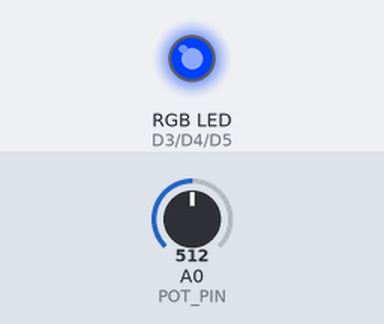
Bench run of a sketch on a simulated ESP8266 (NodeMCU). On the bench: an RGB LED mixed from three pins (HIGH = lit). The test bench sets the inputs (shaded band); at power-on: A0 (POT_PIN) = 512.

Above: at 1.2 s.
1.3 s: A0 (POT_PIN) set to 716
At 2.5 s:
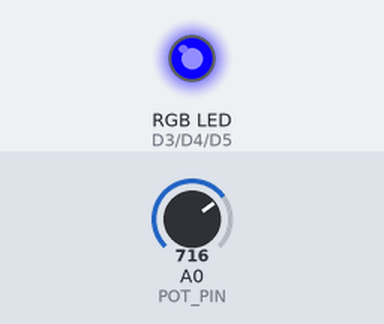
2.8 s: A0 (POT_PIN) set to 900
At 3.7 s:
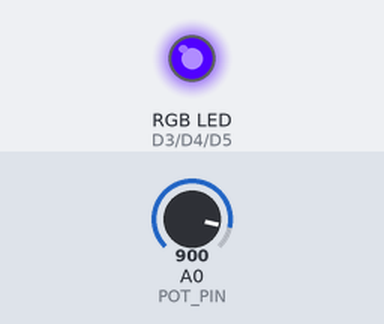
4.3 s: A0 (POT_PIN) set to 306
At 5.0 s:
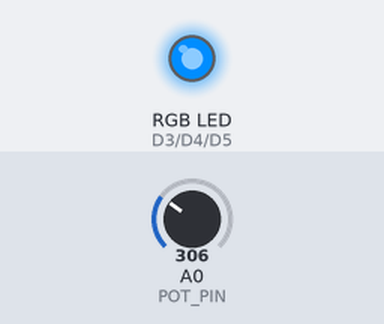
5.8 s: A0 (POT_PIN) set to 122
At 6.2 s:
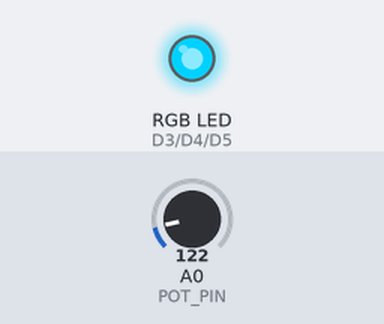
7.3 s: A0 (POT_PIN) set to 310
At 8.3 s:
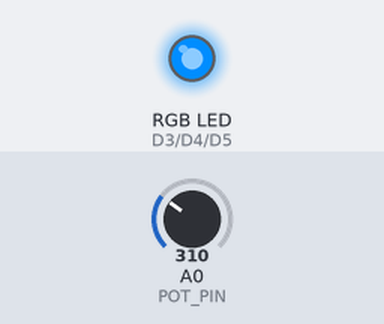
Timing chart, 0 to 9.8 s (numbered marks = the images above; inputs shaded):
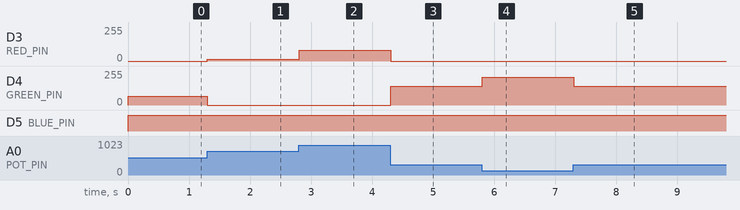

The sketch:

potentio_Rgb_LED.ino
```cpp
#define RED_PIN   D3
#define GREEN_PIN D4
#define BLUE_PIN  D5
#define POT_PIN   A0

void setup() {
  pinMode(RED_PIN, OUTPUT);
  pinMode(GREEN_PIN, OUTPUT);
  pinMode(BLUE_PIN, OUTPUT);
  Serial.begin(115200);
}

// Function to convert hue (0–360°) to RGB
void hueToRGB(float hue, int &r, int &g, int &b) {
  float s = 1.0;   // saturation
  float v = 1.0;   // brightness
  float c = v * s;
  float x = c * (1 - abs(fmod(hue / 60.0, 2) - 1));
  float m = v - c;
  float r1, g1, b1;

  if (hue < 60)      { r1 = c; g1 = x; b1 = 0; }
  else if (hue < 120){ r1 = x; g1 = c; b1 = 0; }
  else if (hue < 180){ r1 = 0; g1 = c; b1 = x; }
  else if (hue < 240){ r1 = 0; g1 = x; b1 = c; }
  else if (hue < 300){ r1 = x; g1 = 0; b1 = c; }
  else               { r1 = c; g1 = 0; b1 = x; }

  // Convert to 0–255 range
  r = (r1 + m) * 255;
  g = (g1 + m) * 255;
  b = (b1 + m) * 255;
}

void loop() {
  int potValue = analogRead(POT_PIN);   // Range: 0–4095
  float hue = map(potValue, 0, 4095, 0, 360); // Map potentiometer to color wheel

  int r, g, b;
  hueToRGB(hue, r, g, b);

  // INVERT colors for Common Anode
  analogWrite(RED_PIN, 255 - r);
  analogWrite(GREEN_PIN, 255 - g);
  analogWrite(BLUE_PIN, 255 - b);

  delay(10);
}
```

Measured:
- after the input at 1.3 s, D3 (RED_PIN): 0/255 → 13/255 at once; D4 (GREEN_PIN): 64/255 → 0/255 at once
- after the input at 2.8 s, D3 (RED_PIN): 13/255 → 81/255 at once
- after the input at 4.3 s, D3 (RED_PIN): 81/255 → 0/255 at once; D4 (GREEN_PIN): 0/255 → 141/255 at once
- after the input at 5.8 s, D4 (GREEN_PIN): 141/255 → 209/255 at once
- after the input at 7.3 s, D4 (GREEN_PIN): 209/255 → 141/255 at once
